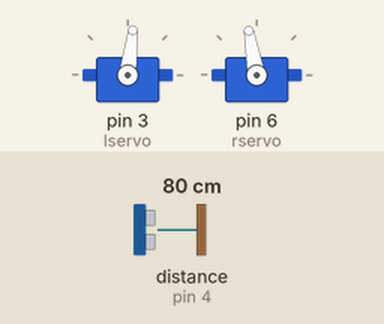
A sketch run on a simulated Arduino Uno, built with avr-gcc and run on an emulated ATmega328P. Shown: 2 × servo. Wiring (inferred from the names in the program): ultrasonic range finder: trigger pin 5; echo pin 4. Inputs (shaded band) come from the test bench; at power-on: distance to the obstacle (sensor on pin 4) 80 cm. The echo pulse lasts 58.3 µs per cm.

Above: at 1.8 s.
1.9 s: distance to the obstacle (sensor on pin 4) set to 2 cm
At 2.3 s:
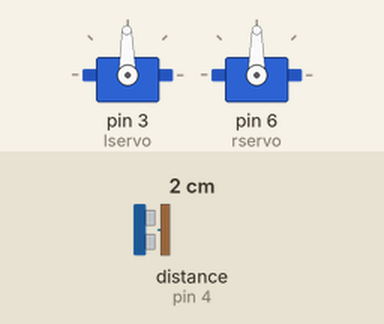
3.5 s: distance to the obstacle (sensor on pin 4) set to 18 cm
At 5.2 s:
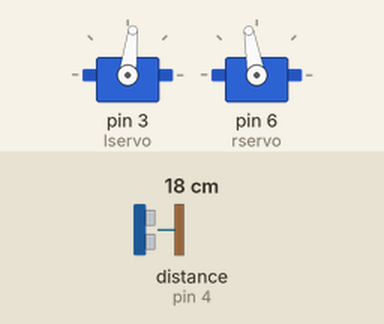
5.5 s: distance to the obstacle (sensor on pin 4) set to 4 cm
At 6.8 s:
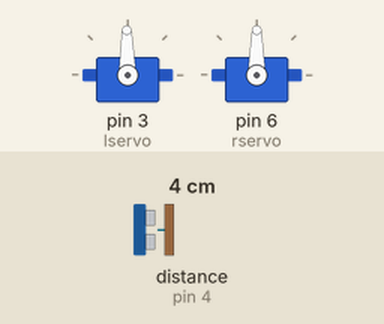
Timing chart, 0 to 8.5 s (numbered marks = the images above; inputs shaded):
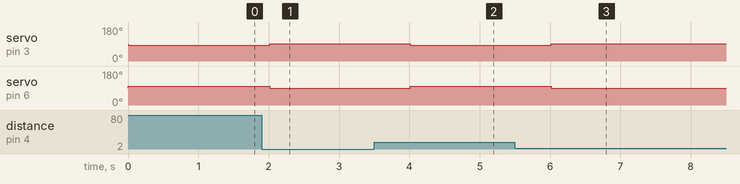

The sketch:

test_hs422_hcsr04.ino
```cpp
#include <Servo.h>

Servo lservo; // First servo
Servo rservo; // Second servo

#define TRIG_PIN 5
#define ECHO_PIN 4

// Neutral angles for the servos
const int lneutral = 87;  // Neutral position for servo left
const int rneutral = 95;  // Neutral position for servo right
int lservoAngle = 0;
int rservoAngle = 0;
long distance = 0;

void setup() {
  lservo.attach(3);  // Attach lservo to pin 3
  rservo.attach(6); // Attach rservo to pin 6

  pinMode(TRIG_PIN, OUTPUT);
  pinMode(ECHO_PIN, INPUT);
  Serial.begin(9600); // Initialize serial communication
}

void loop() {

  // Trigger the sensor
  digitalWrite(TRIG_PIN, LOW);
  delayMicroseconds(2);
  digitalWrite(TRIG_PIN, HIGH);
  delayMicroseconds(10);
  digitalWrite(TRIG_PIN, LOW);

  // Measure the echo duration
  long duration = pulseIn(ECHO_PIN, HIGH);
  if (duration != 0){
    // Calculate the distance in cm
    distance = duration / 58; // 58 µs per cm
  }

  if (distance > 10) {
  //robot move forward
    int angle = 8; // robot move forward Desired angle offset from neutral (e.g., 30° forward)
    int lcorrection = 4;  //robot move forward
    int rcorrection = -3; //robot move forward


    lservoAngle = lneutral - angle + lcorrection;       //reverse for lservo
    rservoAngle = rneutral + angle + rcorrection;       //forward for rservo

  } else {
  //robot move  backward
    int angle = 3;  //robot move backward
    int lcorrection = 1;  //robot move backward
    int rcorrection = -2; //robot move backward

  // Calculate actual servo positions - robot move backward
    lservoAngle = lneutral + angle + lcorrection;        // Forward for lservo
    rservoAngle = rneutral - angle + rcorrection;        // Reverse for rservo

  }


  // Write adjusted angles to servos
  lservo.write(lservoAngle);
  rservo.write(rservoAngle);

  delay(1000); // Wait for 1 second
}


// #include <Servo.h>

// Servo myservo; // Create servo object

// void setup() {
//   myservo.attach(6); // Attach servo to pin 3
// }

// void loop() {
//   myservo.write(96); // Move to 90 degrees (neutral position)-87 or 86 is likely good for left (see from back)
//                                                             //95 or 96 is likely good for right (see from back)
//   delay(2000);       // Wait 2 seconds

//   myservo.write(0);  // Move to 0 degrees
//   delay(2000);       // Wait 2 seconds

//   myservo.write(180); // Move to 180 degrees
//   delay(2000);        // Wait 2 seconds
// }


// #include <Servo.h>

// // Servo objects for left and right motors
// Servo lservo;
// Servo rservo;

// // Pin definitions
// const int rleg = 6;
// const int lleg = 3;

// int pos; // Variable to store servo position

// void setup() {
//   lservo.attach(lleg); // Attach left servo to pin 3
//   rservo.attach(rleg); // Attach right servo to pin 6

//   // Set initial positions to neutral (stop the servos)
//   lservo.write(86);
//   rservo.write(96);
// }

// void loop() {
//   // Ensure both servos are stopped at the beginning of the loop
//   lservo.write(86);
//   rservo.write(96);
//   delay(2000); // Wait for 3 seconds

//   // Move left and right wheels forward
//   //for (pos = 0; pos <= 86; pos++)
//   {
//     lservo.write(79);
//     rservo.write(103);
//     delay(150); // Pause for a moment to make motion visible
//   }
//   delay(2000); // Wait for 1 second

//   // Keep left and right servo at neutral
//   lservo.write(86);
//   rservo.write(96);

//   // // Move right servo from 0 to 180 degrees
//   // for (pos = 0; pos <= 180; pos++) {
//   //   rservo.write(pos);
//   //   delay(150); // Pause for a moment to make motion visible
//   // }
//   // delay(1000); // Wait for 1 second

//   // Keep right servo at neutral
//   rservo.write(96);
// }
```

Measured:
- after the input at 1.9 s, servo on pin 3 (lservo): 83° → 91° after 0.11 s; servo on pin 6 (rservo): 100° → 90° after 0.11 s
- after the input at 3.5 s, servo on pin 3 (lservo): 91° → 83° after 0.51 s; servo on pin 6 (rservo): 90° → 100° after 0.51 s
- after the input at 5.5 s, servo on pin 3 (lservo): 83° → 91° after 0.52 s; servo on pin 6 (rservo): 100° → 90° after 0.52 s
